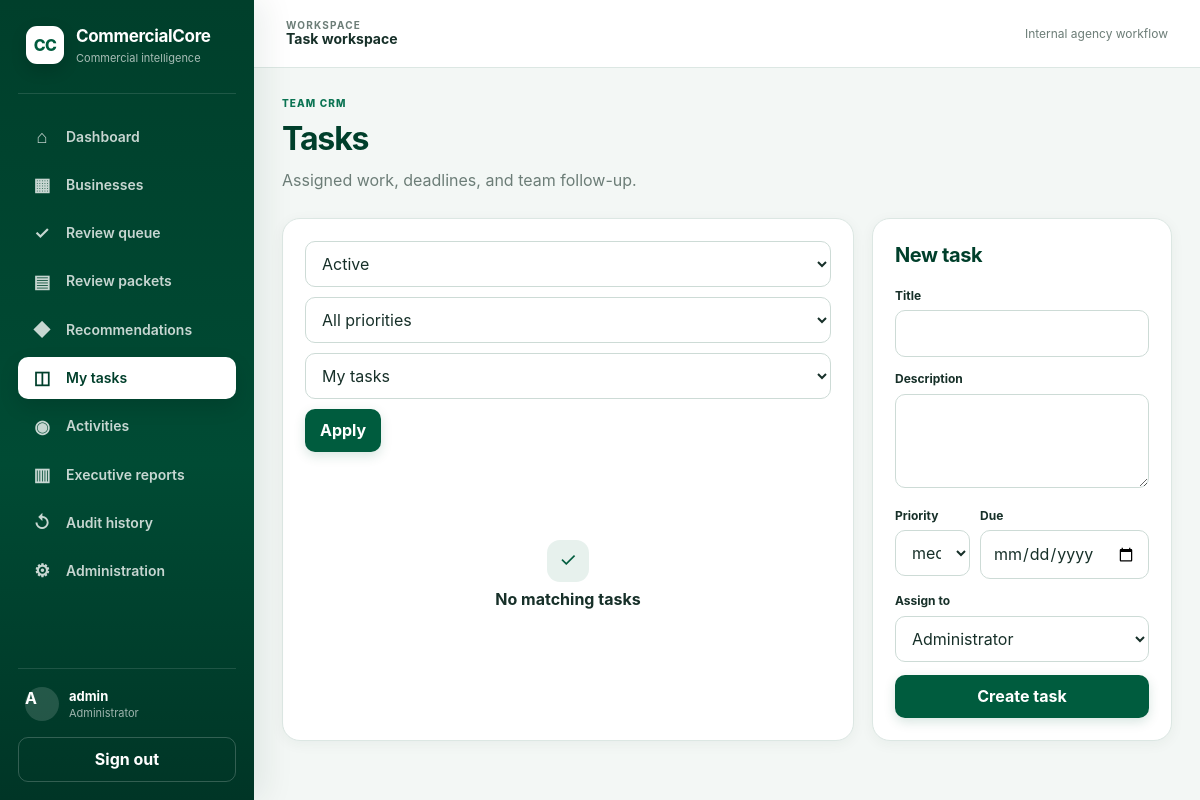
Page /tasks (signed in) on the committed database.
### app/models.py (models this page shows)
class User(Base):
    __tablename__ = "users"
    id: Mapped[int] = mapped_column(Integer, primary_key=True)
    username: Mapped[str] = mapped_column(String(80), unique=True, index=True)
    full_name: Mapped[str] = mapped_column(String(160))
    password_hash: Mapped[str] = mapped_column(String(255))
    role: Mapped[str] = mapped_column(String(40), default="data_support")
    active: Mapped[bool] = mapped_column(Boolean, default=True)
    created_at: Mapped[datetime] = mapped_column(DateTime, default=now)

### app/main.py (the view)
@app.get("/tasks", response_class=HTMLResponse)
def tasks_page(request: Request, status: str="active", priority: str="", owner: str="mine", db: Session=Depends(get_db)):
    user=require_user(request,db); stmt=select(Task).options(selectinload(Task.business),selectinload(Task.assignee),selectinload(Task.creator))
    if status=="active": stmt=stmt.where(Task.status!="completed")
    elif status: stmt=stmt.where(Task.status==status)
    if priority: stmt=stmt.where(Task.priority==priority)
    if owner=="mine": stmt=stmt.where(Task.assigned_to==user.id)
    elif owner.isdigit(): stmt=stmt.where(Task.assigned_to==int(owner))
    rows=list(db.scalars(stmt.order_by(Task.due_date.is_(None),Task.due_date,Task.created_at.desc())))
    users=list(db.scalars(select(User).where(User.active.is_(True)).order_by(User.full_name)))
    return render(request,"tasks.html",{"tasks":rows,"users":users,"filters":{"status":status,"priority":priority,"owner":owner},"today":date.today()},db)

### app/templates/tasks.html
{% extends "base.html" %}{% block page_context %}Task workspace{% endblock %}{% block content %}<div class="page-header"><div><span class="eyebrow">Team CRM</span><h1>Tasks</h1><p>Assigned work, deadlines, and team follow-up.</p></div></div><div class="crm-layout"><section class="panel panel-wide"><form class="filter-bar" method="get"><select name="status"><option value="active">Active</option>{% for s in ['open','in_progress','waiting','completed'] %}<option value="{{s}}" {% if filters.status==s %}selected{% endif %}>{{s|replace('_',' ')|title}}</option>{% endfor %}</select><select name="priority"><option value="">All priorities</option>{% for p in ['high','medium','low'] %}<option value="{{p}}" {% if filters.priority==p %}selected{% endif %}>{{p|title}}</option>{% endfor %}</select><select name="owner"><option value="mine">My tasks</option><option value="all" {% if filters.owner=='all' %}selected{% endif %}>All staff</option>{% for u in users %}<option value="{{u.id}}" {% if filters.owner==u.id|string %}selected{% endif %}>{{u.full_name}}</option>{% endfor %}</select><button>Apply</button></form><div class="task-list">{% for task in tasks %}<article class="task-row {% if task.due_date and task.due_date<today and task.status!='completed' %}overdue{% endif %}"><div class="task-check">{{task.priority[:1]|upper}}</div><div class="task-main"><span class="badge {{task.priority}}">{{task.priority|title}}</span><h3>{{task.title}}</h3><p>{{task.description or ''}}</p><small>{% if task.business %}<a href="/businesses/{{task.business.id}}">{{task.business.legal_name}}</a> · {% endif %}{{task.assignee.full_name}}{% if task.due_date %} · Due {{task.due_date.strftime('%b %d, %Y')}}{% endif %}</small></div><form method="post" action="/tasks/{{task.id}}/status"><select name="status" onchange="this.form.submit()">{% for s in ['open','in_progress','waiting','completed'] %}<option value="{{s}}" {% if task.status==s %}selected{% endif %}>{{s|replace('_',' ')|title}}</option>{% endfor %}</select></form></article>{% else %}<div class="empty-state"><span>✓</span><b>No matching tasks</b></div>{% endfor %}</div></section><aside class="panel"><h2>New task</h2><form method="post" action="/tasks"><div class="field"><label>Title</label><input name="title" required></div><div class="field"><label>Description</label><textarea name="description"></textarea></div><div class="form-two"><div class="field"><label>Priority</label><select name="priority"><option>medium</option><option>high</option><option>low</option></select></div><div class="field"><label>Due</label><input type="date" name="due_date"></div></div><div class="field"><label>Assign to</label><select name="assigned_to">{% for u in users %}<option value="{{u.id}}" {% if u.id==user.id %}selected{% endif %}>{{u.full_name}}</option>{% endfor %}</select></div><button class="full-width">Create task</button></form></aside></div>{% endblock %}

### app/templates/base.html (shortened to what this page needs)
<!doctype html>
<html lang="en">
<head>
<link rel="stylesheet" href="/static/app.css">
</head>
<body class="{% if user %}app-body{% else %}auth-body{% endif %}">
{% if user %}
<div class="app-shell">
  <aside class="sidebar" id="sidebar">
    <div class="sidebar-brand">
      <div class="brand-mark">CC</div>
      <div><strong>CommercialCore</strong><span>Commercial intelligence</span></div>
    </div>
    <nav class="side-nav" aria-label="Primary navigation">
      <a class="{% if request.url.path == '/dashboard' %}active{% endif %}" href="/dashboard"><span class="nav-icon">⌂</span><span>Dashboard</span></a>
      <a class="{% if request.url.path.startswith('/businesses') %}active{% endif %}" href="/businesses"><span class="nav-icon">▦</span><span>Businesses</span></a>
      <a class="{% if request.url.path.startswith('/reviews') %}active{% endif %}" href="/reviews"><span class="nav-icon">✓</span><span>Review queue</span></a>
      <a class="{% if request.url.path.startswith('/review-packets') %}active{% endif %}" href="/review-packets"><span class="nav-icon">▤</span><span>Review packets</span></a>
      <a class="{% if request.url.path.startswith('/recommendations') %}active{% endif %}" href="/recommendations"><span class="nav-icon">◆</span><span>Recommendations</span></a>
      <a class="{% if request.url.path.startswith('/tasks') %}active{% endif %}" href="/tasks"><span class="nav-icon">◫</span><span>My tasks</span></a>
      <a class="{% if request.url.path.startswith('/activities') %}active{% endif %}" href="/activities"><span class="nav-icon">◉</span><span>Activities</span></a>
      <a class="{% if request.url.path.startswith('/executive-reports') %}active{% endif %}" href="/executive-reports"><span class="nav-icon">▥</span><span>Executive reports</span></a>
      {% if user.role in ['administrator','producer','account_manager'] %}<a class="{% if request.url.path.startswith('/audit') %}active{% endif %}" href="/audit"><span class="nav-icon">↺</span><span>Audit history</span></a>{% endif %}
      {% if user.role == 'administrator' %}<a class="{% if request.url.path.startswith('/admin') %}active{% endif %}" href="/admin/users"><span class="nav-icon">⚙</span><span>Administration</span></a>{% endif %}
    </nav>
    <div class="sidebar-footer">
      <div class="user-panel"><span class="user-avatar">{{ user.username[:1]|upper }}</span><div><strong>{{ user.username }}</strong><span>{{ user.role|replace('_',' ')|title }}</span></div></div>
      <form method="post" action="/logout"><button class="ghost-button full-width">Sign out</button></form>
    </div>
  </aside>
  <div class="app-main">
    <header class="app-topbar">
      <div class="topbar-context"><span class="context-label">Workspace</span><strong>{% block page_context %}CommercialCore{% endblock %}</strong></div>
      <div class="topbar-meta">Internal agency workflow</div>
    </header>
    <main class="content-wrap">
{% else %}
<main>
{% endif %}
{% block content %}{% endblock %}
{% if user %}
    </main>
  </div>
</div>
{% else %}
</main>
{% endif %}
</body></html>

### rows in the picture
User: username "A", username "admin", role "Administrator"

### other values in the picture
form field assigned_to "Administrator"
